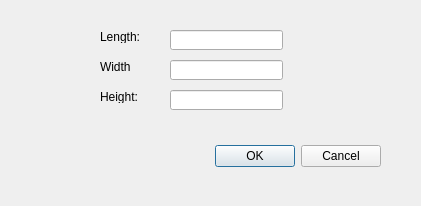
<?xml version="1.0" encoding="UTF-8"?>
<ui version="4.0">
 <class>Dialog</class>
 <widget class="QDialog" name="Dialog">
  <property name="geometry">
   <rect>
    <x>0</x>
    <y>0</y>
    <width>421</width>
    <height>206</height>
   </rect>
  </property>
  <property name="windowTitle">
   <string>Recycled Box Dimensions</string>
  </property>
  <widget class="QDialogButtonBox" name="buttonBox">
   <property name="geometry">
    <rect>
     <x>40</x>
     <y>140</y>
     <width>341</width>
     <height>32</height>
    </rect>
   </property>
   <property name="orientation">
    <enum>Qt::Horizontal</enum>
   </property>
   <property name="standardButtons">
    <set>QDialogButtonBox::Cancel|QDialogButtonBox::Ok</set>
   </property>
   <property name="centerButtons">
    <bool>false</bool>
   </property>
  </widget>
  <widget class="QLineEdit" name="mylength">
   <property name="geometry">
    <rect>
     <x>170</x>
     <y>30</y>
     <width>113</width>
     <height>20</height>
    </rect>
   </property>
   <property name="inputMask">
    <string/>
   </property>
  </widget>
  <widget class="QLabel" name="label_3">
   <property name="geometry">
    <rect>
     <x>100</x>
     <y>90</y>
     <width>47</width>
     <height>13</height>
    </rect>
   </property>
   <property name="text">
    <string>Height:</string>
   </property>
  </widget>
  <widget class="QLineEdit" name="mywidth">
   <property name="geometry">
    <rect>
     <x>170</x>
     <y>60</y>
     <width>113</width>
     <height>20</height>
    </rect>
   </property>
  </widget>
  <widget class="QLineEdit" name="myheigth">
   <property name="geometry">
    <rect>
     <x>170</x>
     <y>90</y>
     <width>113</width>
     <height>20</height>
    </rect>
   </property>
  </widget>
  <widget class="QLabel" name="label_2">
   <property name="geometry">
    <rect>
     <x>100</x>
     <y>60</y>
     <width>47</width>
     <height>13</height>
    </rect>
   </property>
   <property name="text">
    <string>Width</string>
   </property>
  </widget>
  <widget class="QLabel" name="label">
   <property name="geometry">
    <rect>
     <x>100</x>
     <y>30</y>
     <width>47</width>
     <height>13</height>
    </rect>
   </property>
   <property name="text">
    <string>Length:</string>
   </property>
  </widget>
 </widget>
 <resources/>
 <connections>
  <connection>
   <sender>buttonBox</sender>
   <signal>accepted()</signal>
   <receiver>Dialog</receiver>
   <slot>accept()</slot>
   <hints>
    <hint type="sourcelabel">
     <x>248</x>
     <y>254</y>
    </hint>
    <hint type="destinationlabel">
     <x>157</x>
     <y>274</y>
    </hint>
   </hints>
  </connection>
  <connection>
   <sender>buttonBox</sender>
   <signal>rejected()</signal>
   <receiver>Dialog</receiver>
   <slot>reject()</slot>
   <hints>
    <hint type="sourcelabel">
     <x>316</x>
     <y>260</y>
    </hint>
    <hint type="destinationlabel">
     <x>286</x>
     <y>274</y>
    </hint>
   </hints>
  </connection>
 </connections>
</ui>
